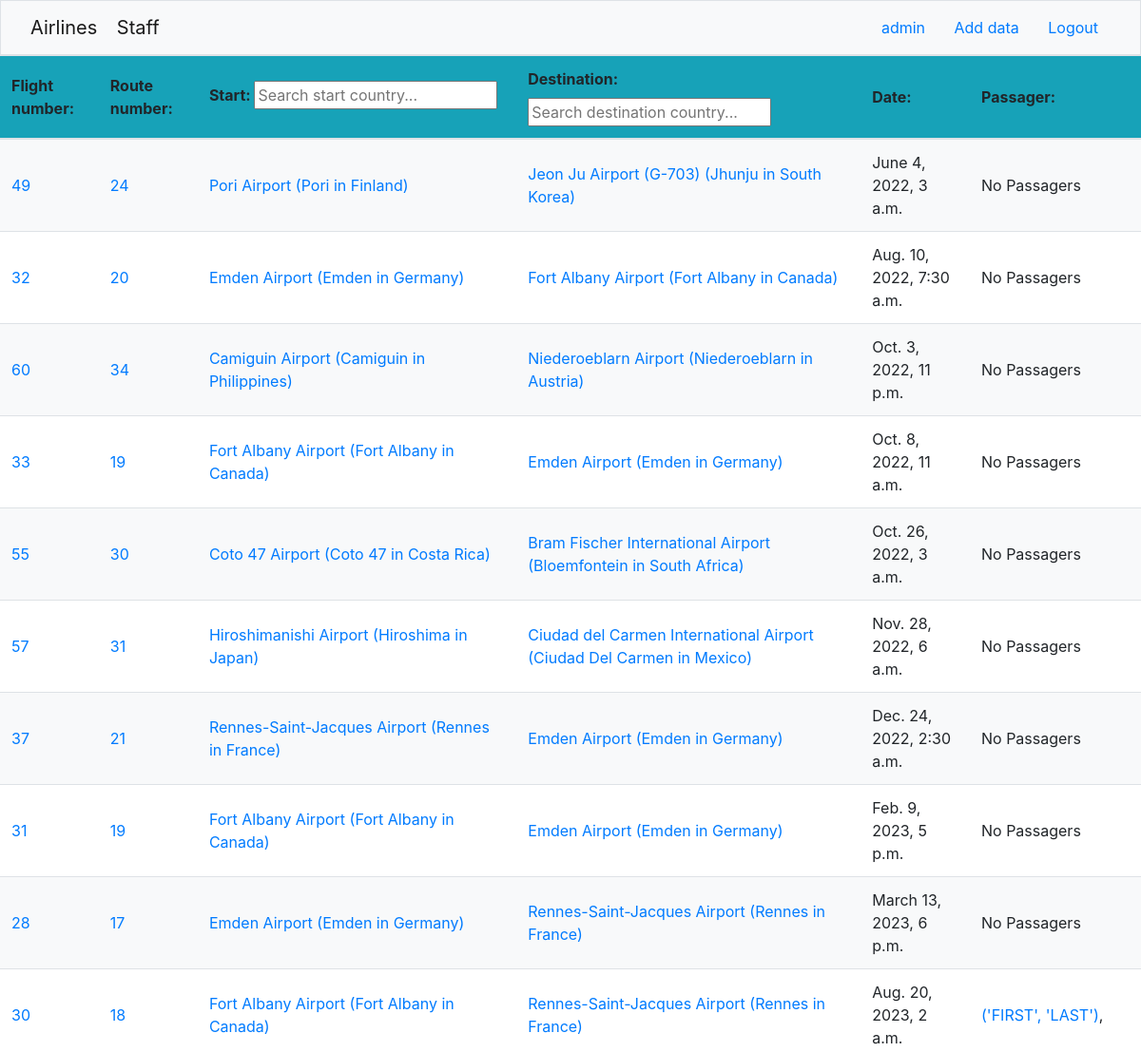
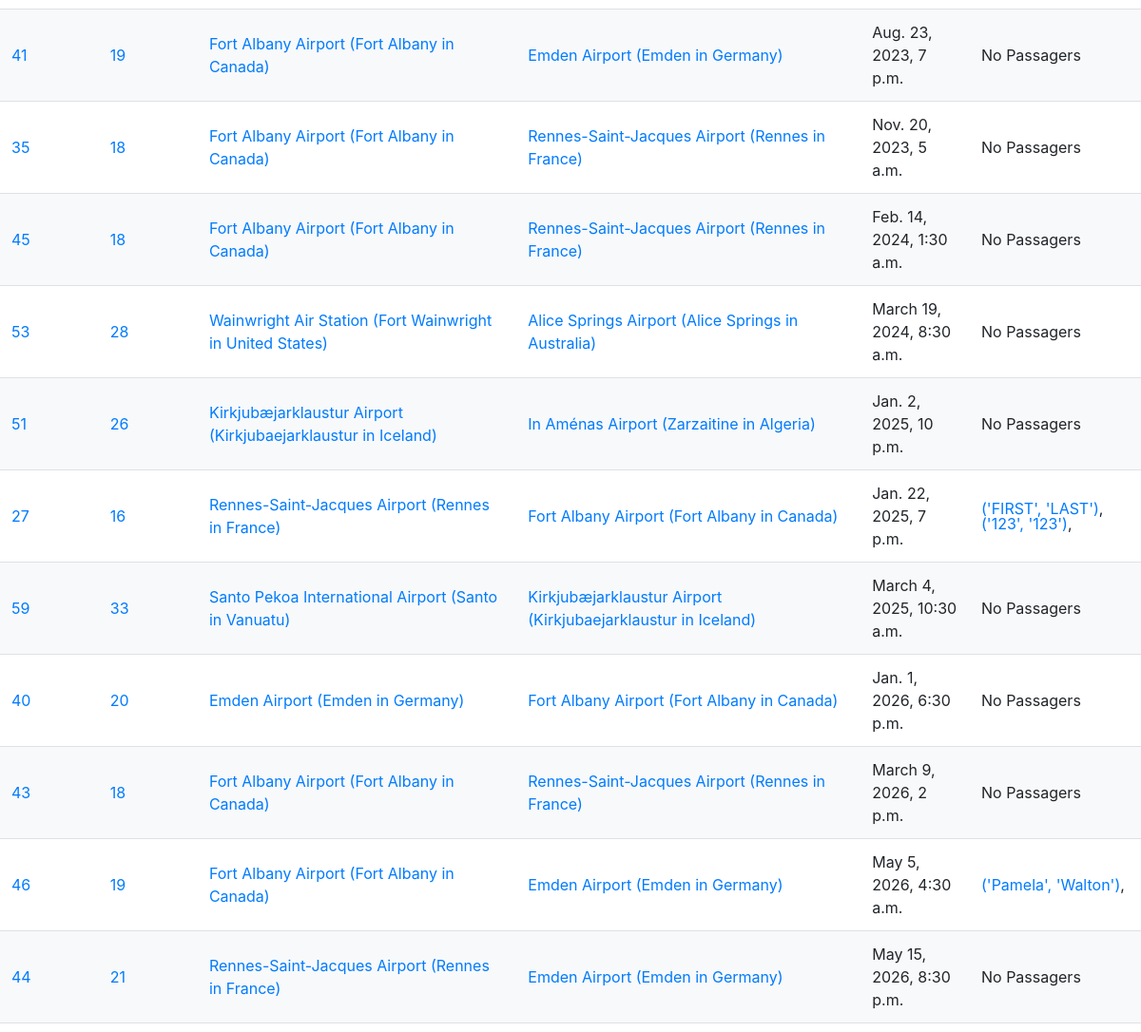
The page /airline/staff/ (signed in, upper part) on the database as committed earlier (2 pictures, top to bottom).
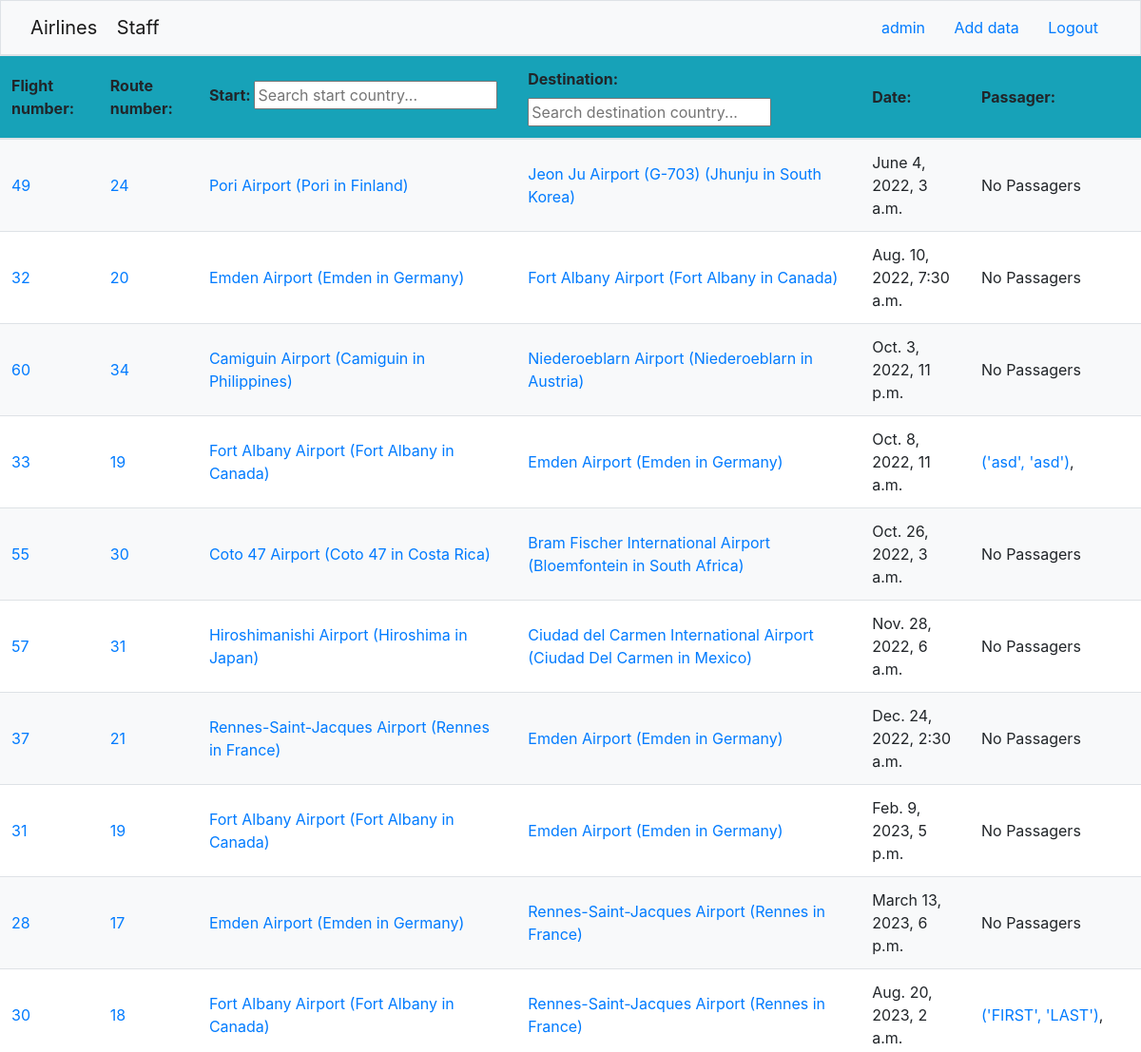
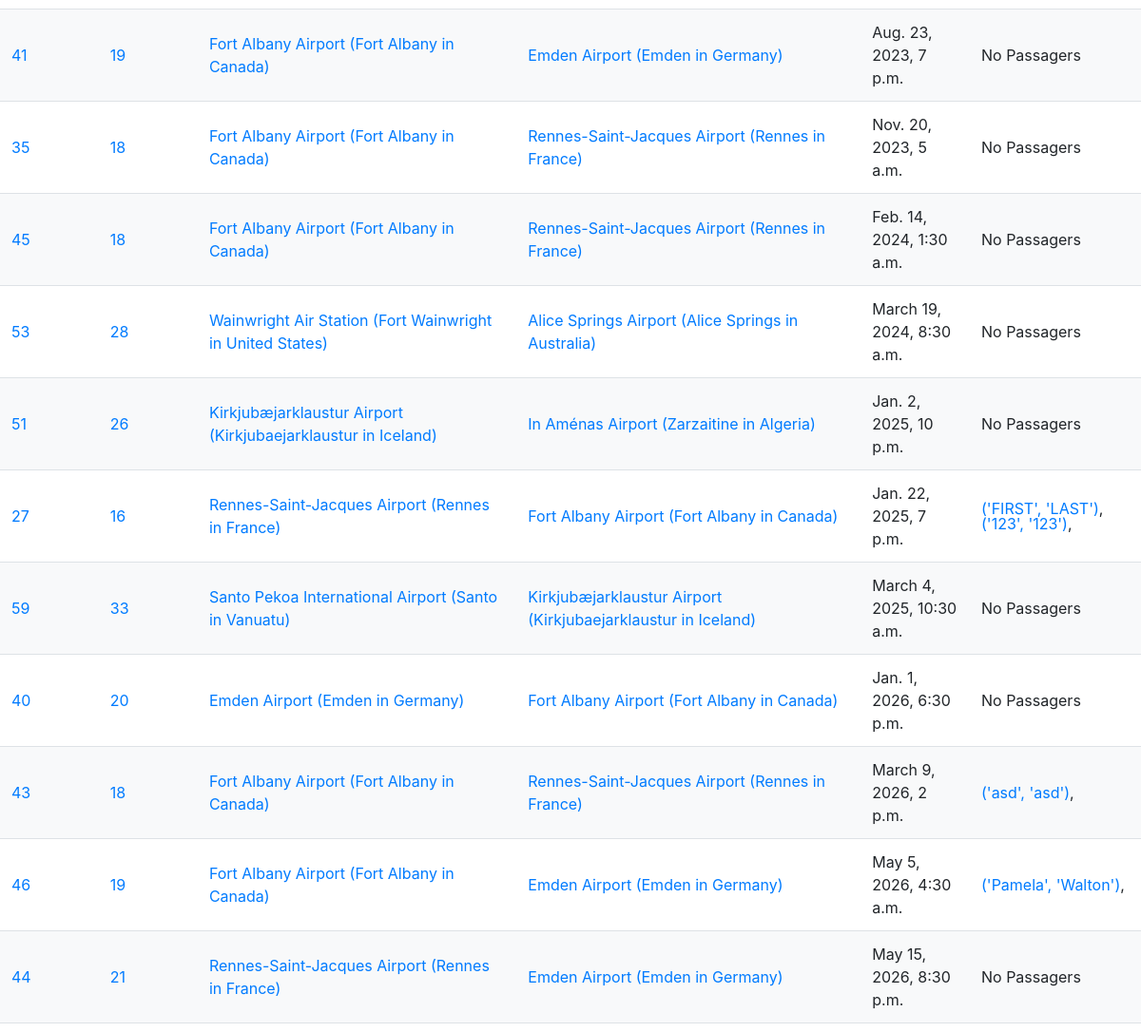
The same page on the database as committed later (2 pictures, top to bottom).
### airline/models.py (models this page shows, shortened)
class Flight(models.Model):
    start = models.ForeignKey(
        Airport, on_delete=models.CASCADE, related_name="departure_flights"
    )
    destination = models.ForeignKey(
        Airport, on_delete=models.CASCADE, related_name="arrival_flights"
    )
    date = models.DateTimeField()
    passengers = models.ManyToManyField(
        "Passager", related_name="flight_passager", blank=True
    )

class Route(models.Model):
    start = models.ForeignKey(
        Airport, on_delete=models.CASCADE, related_name="departure_routes"
    )
    destination = models.ForeignKey(
        Airport, on_delete=models.CASCADE, related_name="arrival_routes"
    )
    flights = models.ManyToManyField(Flight, related_name="routes")
    def __str__(self):
        return f"{self.id}"

class Airport(models.Model):
    airport_id = models.IntegerField(primary_key=True)
    name = models.CharField(max_length=100)
    city = models.CharField(max_length=100)
    country = models.CharField(max_length=100)
    latitude = models.FloatField()
    longitude = models.FloatField()
    departures = models.ManyToManyField(
        "Flight", related_name="departure_airports", blank=True
    )
    arrivals = models.ManyToManyField(
        "Flight", related_name="arrival_airports", blank=True
    )
    def __str__(self):
        return f"{self.name}"

class Passager(models.Model):
    user = models.ForeignKey(
        settings.AUTH_USER_MODEL,
        on_delete=models.CASCADE,
        related_name="passager_user",
        blank=True,
        null=True,
    )
    first_name = models.CharField(max_length=20)
    surname = models.CharField(max_length=30)
    flights = models.ManyToManyField(Flight, related_name="passenger_set", blank=True)
    def __str__(self):
        return f"{self.first_name, self.surname}"

### airline/views.py (the view)
# urls.py: path("staff/", views.staff, name="staff"),
def staff(request):
    countries = Airport.objects.values_list("country", flat=True).distinct()
    context = {
        "airport": Airport.objects.all(),
        "passager": Passager.objects.all(),
        "flight": Flight.objects.all().order_by("date"),
        "countries": countries,
    }
    return render(request, template_name="airline/main_staff.html", context=context)

### airline/templates/airline/main_staff.html (shortened to what this page needs)
{% extends "airline/index.html" %}
{% block content %}
{% if user.groups.all.0.name == "Staff" or request.user.is_superuser  %}
    <table class="table" id="table1">
        <thead>
            <tr class="bg-info">
                <th>Flight number: </th>
                <th>Route number: </th>
                <th><label for="start">Start: </label>
                    {% if countries|length > 5 %}
                        <input type="text" id="start" placeholder="Search start country...">
                    {% endif %}
                </th>
                <th><label for="destination">Destination: </label>
                    {% if countries|length > 5 %}
                        <input type="text" id="destination" placeholder="Search destination country...">
                    {% endif %}
                </th>
                <th>Date: </th>
                <th>Passager: </th>
            </tr>
        </thead>
        <tbody id="flight-table-body">
            {% if not airport %}
                <form class="form-inline" action="{% url 'airline:upload_airport' %}" method="post">
                    {% csrf_token %}
                    <label for="vol">Enter quantity of Airport to load: (2-250)</label>
                    <input type="number" id="vol" name="vol" min="2" max="250">
                    <button class="btn btn-primary" type="submit">Upload Airport Data</button>
                </form>
            {% else %}
                {% if flight %}
                    {% for fli in flight %}
                    <tr data-start="{{fli.start.country}}" data-destination="{{fli.destination.country}}" data-date="{{fli.date}}">
                        <td><a href="/airline/flight/{{fli.id}}">{{fli.id}}</a>  </td>
                        {% for route in fli.routes.all %}
                            <td><a href="/airline/routes/{{route}}">{{route}}</a></td>
                        {% endfor %}
                        <td><a href="/airline/airport/{{fli.start.airport_id}}">{{fli.start}} ({{fli.start.city}} in {{fli.start.country}})</a></td>
                        <td><a href="/airline/airport/{{fli.destination.airport_id}}">{{fli.destination}} ({{fli.destination.city}} in {{fli.destination.country}})</a></td>
                        <td>{{fli.date}}</td>
                        {% if fli.passengers.all %}
                            <td class="passager-td">
                                {% for passagers in fli.passengers.all %}
                                    {% if forloop.counter <= 5 %}
                                        <a href="/airline/passager/{{passagers.id}}">{{passagers}}</a>,
                                    {% elif forloop.counter == 6 %}
                                        <a href='/airline/flight/{{fli.id}}'> and {{ fli.passengers.all|length|add:-5 }} more...</a>
                                    {% endif %}
                                {% endfor %}
                            </td>
                        {% else %}
                            <td>No Passagers</td>
                        {% endif %}
                    </tr>
                    {% endfor %}
                {% endif %}
            {% endif %}
        </tbody>
    </table>
{% else %}
<h1 class="align-middle text-center"><a href="/airline/"> Sory,you have no permission for this page</a></h1>
{% endif %}
{% endblock %}

Rows that differ between the two databases and show on the page:
shown differently, row unchanged: Flight "Oct. 8, 2022, 11 a.m.": no longer shows "No Passagers"
added Passager: first_name+surname "('asd', 'asd')"
shown differently, row unchanged: Flight "March 9, 2026, 2 p.m.": no longer shows "No Passagers"
